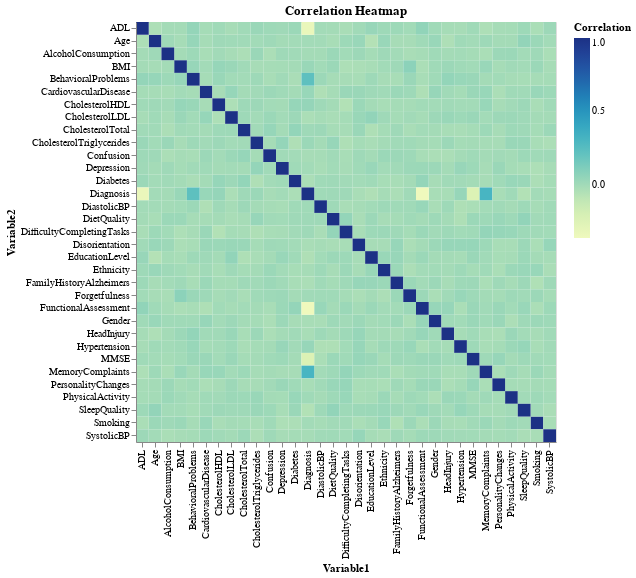

Notebook source saved alongside this figure:
### Code cell
correlation_matrix = df.corr()
correlation_melted = correlation_matrix.reset_index().melt(id_vars='index')
correlation_melted.columns = ['Variable1', 'Variable2', 'Correlation']

alt.Chart(correlation_melted).mark_rect().encode(
    x='Variable1:O',
    y='Variable2:O',
    color='Correlation:Q',
    tooltip=['Variable1', 'Variable2', 'Correlation']
).properties(
    width=420,
    height=420,
    title='Correlation Heatmap'
).interactive()

### Figure 1 — Vega-Lite specification as saved in the notebook (floating-point values rounded to 4 significant figures; data arrays with more than 128 entries replaced by an {"elided": "..."} marker saying what was removed)
{"config": {"view": {"continuousWidth": 300, "continuousHeight": 300}}, "data": {"name": "data-ce8e22436405c28f2235dfda791d3a47"}, "mark": {"type": "rect"}, "encoding": {"color": {"field": "Correlation", "type": "quantitative"}, "tooltip": [{"field": "Variable1", "type": "nominal"}, {"field": "Variable2", "type": "nominal"}, {"field": "Correlation", "type": "quantitative"}], "x": {"field": "Variable1", "type": "ordinal"}, "y": {"field": "Variable2", "type": "ordinal"}}, "height": 420, "params": [{"name": "param_1", "select": {"type": "interval", "encodings": ["x", "y"]}, "bind": "scales"}], "title": "Correlation Heatmap", "width": 420, "$schema": "https://vega.github.io/schema/vega-lite/v5.20.1.json", "datasets": {"data-ce8e22436405c28f2235dfda791d3a47": {"elided": "1089 records"}}}
